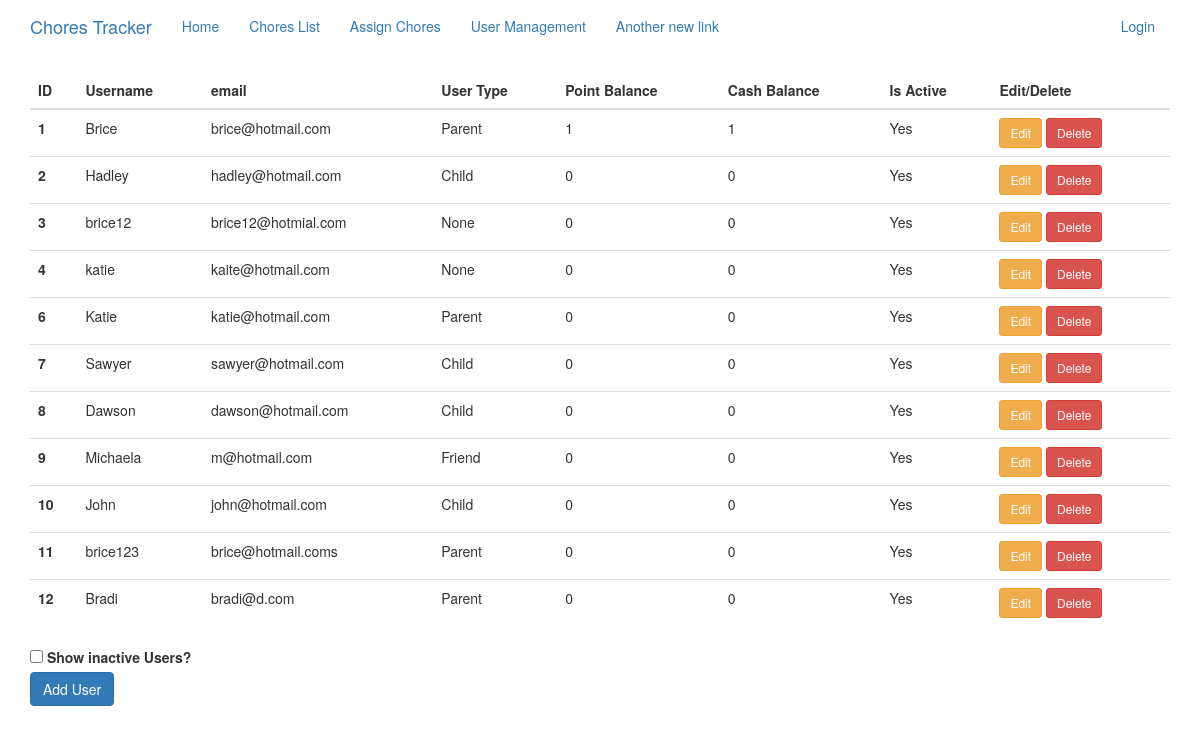
/users, run on an earlier commit of the app's database.
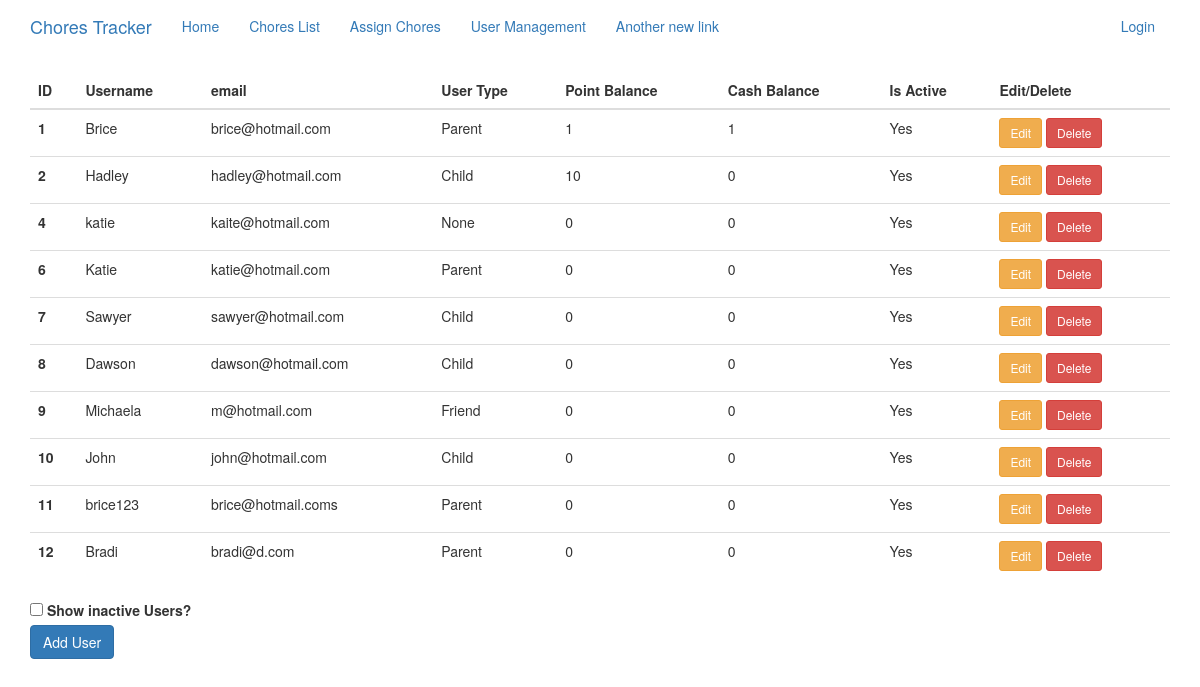
And on a later commit of the database.
### app/models.py (models this page shows, shortened)
class User(UserMixin, db.Model):
    id = db.Column(db.Integer, primary_key=True)
    username = db.Column(db.String(64), index=True, unique=True)
    email = db.Column(db.String(120), index=True, unique=True)
    password_hash = db.Column(db.String(128))
    user_type = db.Column(db.String(20))  # Parent, Child, Friend
    point_balance = db.Column(db.Integer, default=0)
    cash_balance = db.Column(db.Integer, default=0)
    assigned_chores = db.relationship('ChoreAssignments', backref='assigned_to')
    created_chores = db.relationship('ChoreList', backref='created_by')
    is_active = db.Column(db.String(3), default='Yes')
    approval_code = db.Column(db.Integer, default=0)

### app/routes.py (the view, shortened to what this page needs)
@login_required
@app.route('/users', methods=['GET', 'POST'])
def users():
    user_list = User.query.all()
    form = RegistrationForm()
    return render_template('users.html', form=form, users=user_list)

### app/forms.py (shortened to what this page needs)
class RegistrationForm(FlaskForm):
    username = StringField('Username', validators=[DataRequired()])
    email = StringField('Email', validators=[DataRequired(), Email()])
    password = PasswordField('Password', validators=[DataRequired()])
    password2 = PasswordField(
        'Repeat Password', validators=[DataRequired(), EqualTo('password')])
    type = SelectField('User Type', validators=[DataRequired()], choices=['Parent', 'Child', 'Friend'])
    approval_code = IntegerField('Approver Code', validators=[DataRequired()])
    submit = SubmitField('Register')

### app/templates/users.html (shortened to what this page needs)
{% extends 'base.html' %}
{% import 'bootstrap/wtf.html' as wtf %}
{% block app_content %}
    <table id="user_table" class="table">
  <thead>
    <tr>
      <th scope="col">ID</th>
      <th scope="col">Username</th>
      <th scope="col">email</th>
      <th scope="col">User Type</th>
      <th scope="col">Point Balance</th>
      <th scope="col">Cash Balance</th>
      <th scope="col">Is Active</th>
      <th scope="col">Edit/Delete</th>
    </tr>
  </thead>
  <tbody>
    {% for user in users %}
    <tr id="{{ user.id }}" class="{{ user.is_active }}">
        <th scope="row">{{ user.id }} </th>
        <td>{{ user.username }}</td>
        <td>{{ user.email }}</td>
        <td>{{ user.user_type }}</td>
        <td>{{ user.point_balance }}</td>
        <td>{{ user.cash_balance }}</td>
        <td>{{ user.is_active }}</td>
        <td>
            <a  href="/users/{{ user.id }}/edit" data-toggle="modal"
                                                class="btn btn-warning btn-edit btn-sm">Edit</a>
            <a  href="/users/{{ user.id }}/delete" data-toggle="modal"
                                                class="btn btn-danger btn-delete btn-sm">Delete</a>
        </td>
    </tr>
    {% endfor %}
  </tbody>
    </table>
<div class="form-check">
  <input class="form-check-input" type="checkbox" value="show_inactive" id="flexCheckDefault">
  <label class="form-check-label" for="flexCheckDefault">
    Show inactive Users?
  </label>
</div>
<button id="modalbutton" type="button" class="btn btn-primary" data-toggle="modal" data-target="#add_user_modal">
  Add User
</button>
{% endblock %}

What changed in the data, as far as the page shows it:
no longer on this page (row edited): User: id "3", username "brice12", email "brice12@hotmial.com", user_type "None", point_balance "0", cash_balance "0", is_active "Yes"
changed User "Hadley": point_balance "0" → "10"
